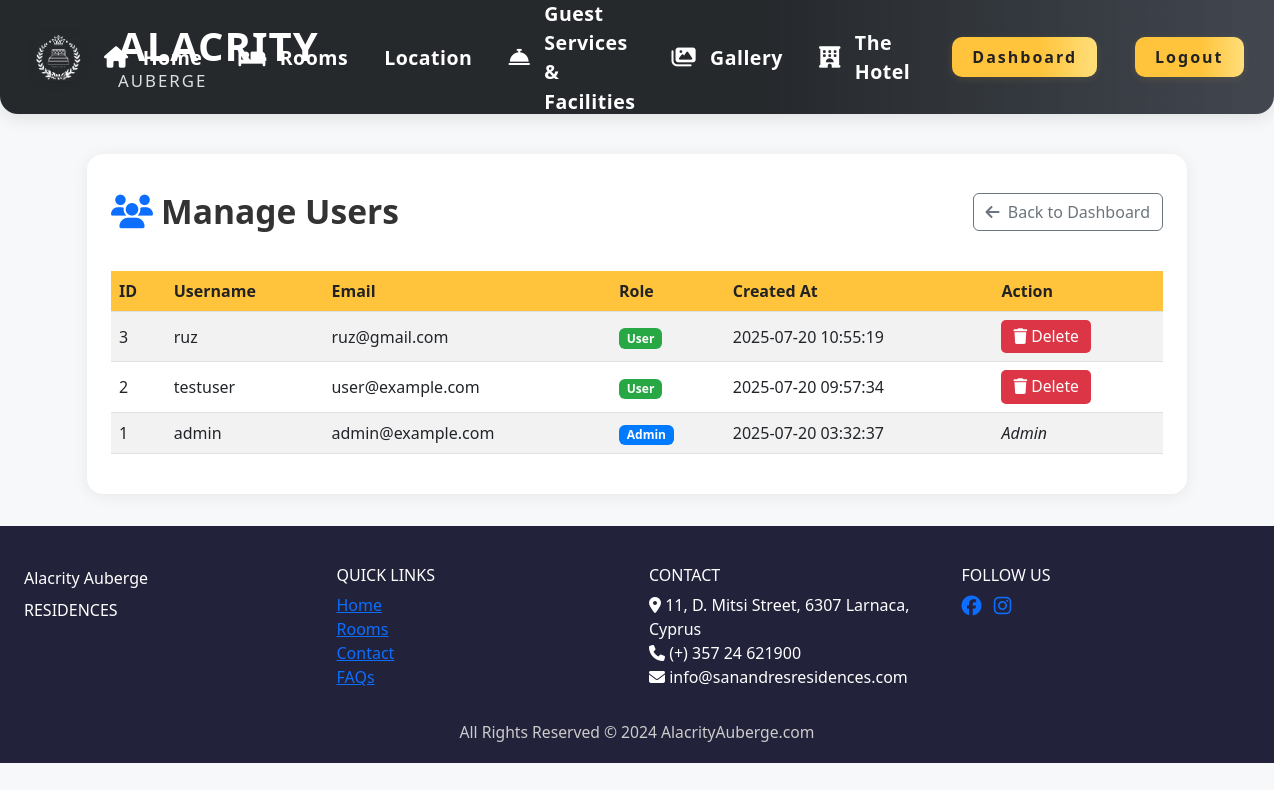
The page /manage_users.php (signed in) on the database its author committed.
### tables this page shows
CREATE TABLE `users` (
  `id` int(10) UNSIGNED NOT NULL,
  `username` varchar(50) NOT NULL,
  `email` varchar(100) NOT NULL,
  `password` varchar(255) NOT NULL,
  `role` enum('admin','user') DEFAULT 'user',
  `created_at` timestamp NOT NULL DEFAULT current_timestamp(),
  `remember_token` varchar(255) DEFAULT NULL
);

### manage_users.php (the view, shortened to what this page needs)
<?php
include 'config.php';
$sql = "SELECT id, username, email, role, created_at FROM users ORDER BY id DESC";
$result = mysqli_query($conn, $sql);
?>
<!DOCTYPE html>
<html lang="en">
<head>
    <link href="https://cdn.jsdelivr.net/npm/bootstrap@5.3.0/dist/css/bootstrap.min.css" rel="stylesheet">
    <link rel="stylesheet" href="https://cdnjs.cloudflare.com/ajax/libs/font-awesome/6.4.2/css/all.min.css">
    <link rel="stylesheet" href="navbar.css">
</head>
<body>
<?php include 'navbar.php'; ?>
<div class="users-card">
    <div class="d-flex justify-content-between align-items-center mb-3">
        <div class="users-title"><i class="fa fa-users me-2 text-primary"></i>Manage Users</div>
        <a href="admin_dashboard.php" class="btn btn-outline-secondary back-btn"><i class="fa fa-arrow-left me-1"></i> Back to Dashboard</a>
    </div>
    <div class="table-responsive">
        <table class="table table-striped align-middle">
            <thead>
                <tr>
                    <th>ID</th>
                    <th>Username</th>
                    <th>Email</th>
                    <th>Role</th>
                    <th>Created At</th>
                    <th>Action</th>
                </tr>
            </thead>
            <tbody>
                <?php while ($row = mysqli_fetch_assoc($result)): ?>
                <tr>
                    <td><?php echo $row['id']; ?></td>
                    <td><?php echo htmlspecialchars($row['username']); ?></td>
                    <td><?php echo htmlspecialchars($row['email']); ?></td>
                    <td>
                        <?php if ($row['role'] == 'admin'): ?>
                            <span class="badge badge-admin">Admin</span>
                        <?php else: ?>
                            <span class="badge badge-user">User</span>
                        <?php endif; ?>
                    </td>
                    <td><?php echo $row['created_at']; ?></td>
                    <td>
                        <?php if ($row['role'] != 'admin'): ?>
                            <a class="btn btn-delete" href="manage_users.php?delete=<?php echo $row['id']; ?>" onclick="return confirm('Are you sure you want to delete this user?')"><i class="fa fa-trash"></i> Delete</a>
                        <?php else: ?>
                            <em>Admin</em>
                        <?php endif; ?>
                    </td>
                </tr>
                <?php endwhile; ?>
            </tbody>
        </table>
    </div>
</div>
<?php include 'footer.php'; ?>
</body>
</html>

### navbar.css (style rules this page uses)
body { padding-top: 0; }

### manage_users.php (style rules this page uses)
body { background: #f7f8fa; }
.users-card { max-width: 1100px; margin: 40px auto 32px auto; background: #fff; border-radius: 16px; box-shadow: 0 2px 16px rgba(0,0,0,0.07); padding: 32px 24px 24px 24px; }
.users-title { font-size: 2.1rem; font-weight: 700; color: #333; margin-bottom: 18px; }
.table thead th { background: #ffc43b; color: #222; font-weight: 700; }
.badge-admin { background: #007bff; }
.badge-user { background: #28a745; }
.btn-delete { background: #dc3545; color: #fff; border: none; border-radius: 5px; padding: 5px 12px; font-size: 0.98rem; }
.back-btn { margin-bottom: 18px; }

### rows shown on the page
users: id "3", username "ruz", email "ruz@gmail.com", role "User", created_at "2025-07-20 10:55:19"
users: id "2", username "testuser", email "user@example.com", role "User", created_at "2025-07-20 09:57:34"
users: id "1", username "admin", email "admin@example.com", role "Admin", created_at "2025-07-20 03:32:37"
